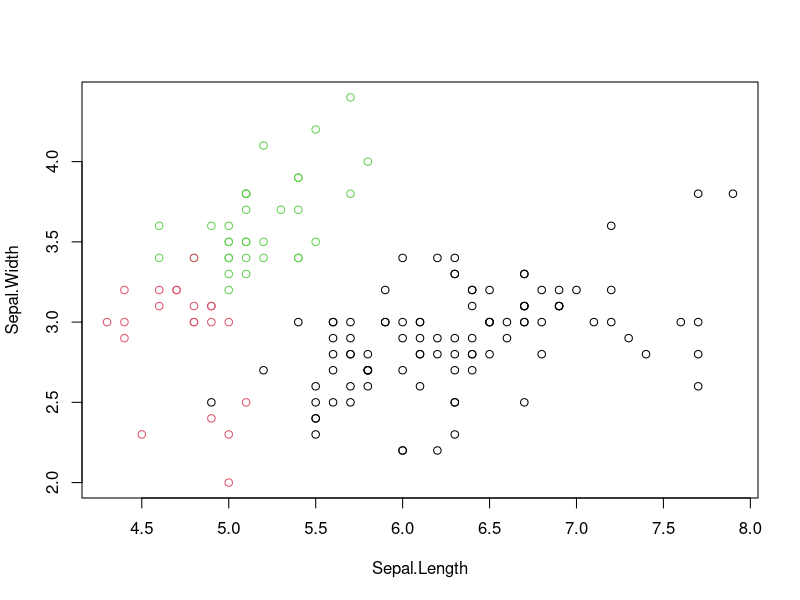

This figure's R source:
# 비계층적 군집방법


data(iris)
newiris <- iris
newiris$Species <- NULL
kc <- kmeans(newiris, 3)

table(iris$Species, kc$cluster)

plot(newiris[c("Sepal.Length", "Sepal.Width")], col = kc$cluster)
